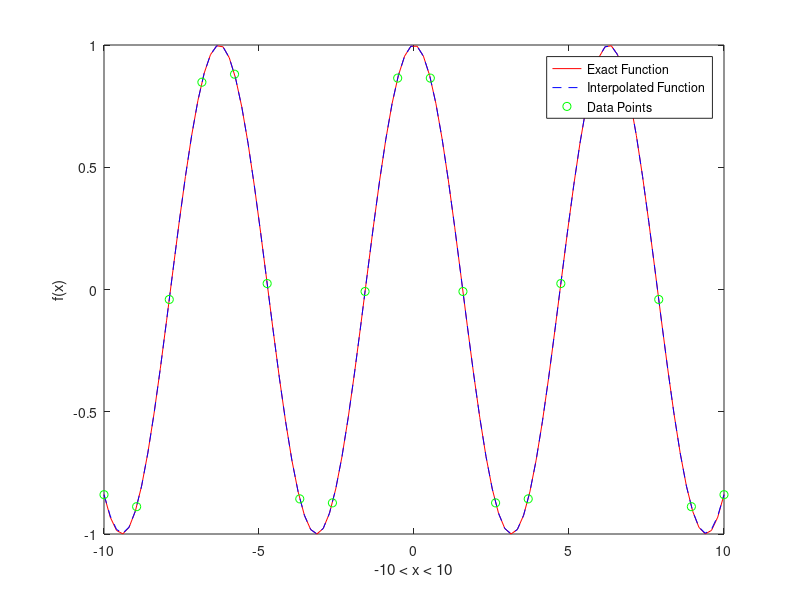

This chart was generated by the following MATLAB code:
x = linspace(-10, 10,20);

func = cos(x);

a = vander(x);

c = inv(a)*func';

l = linspace(-10, 10,100);

s = cos(l);

p = polyval(c,l);

plot(l, s, 'r')
hold on
plot(l, p, 'b--')
plot(x, func, 'go')
xlabel('-10 < x < 10')
ylabel('f(x)')
legend('Exact Function','Interpolated Function', 'Data Points')
hold off